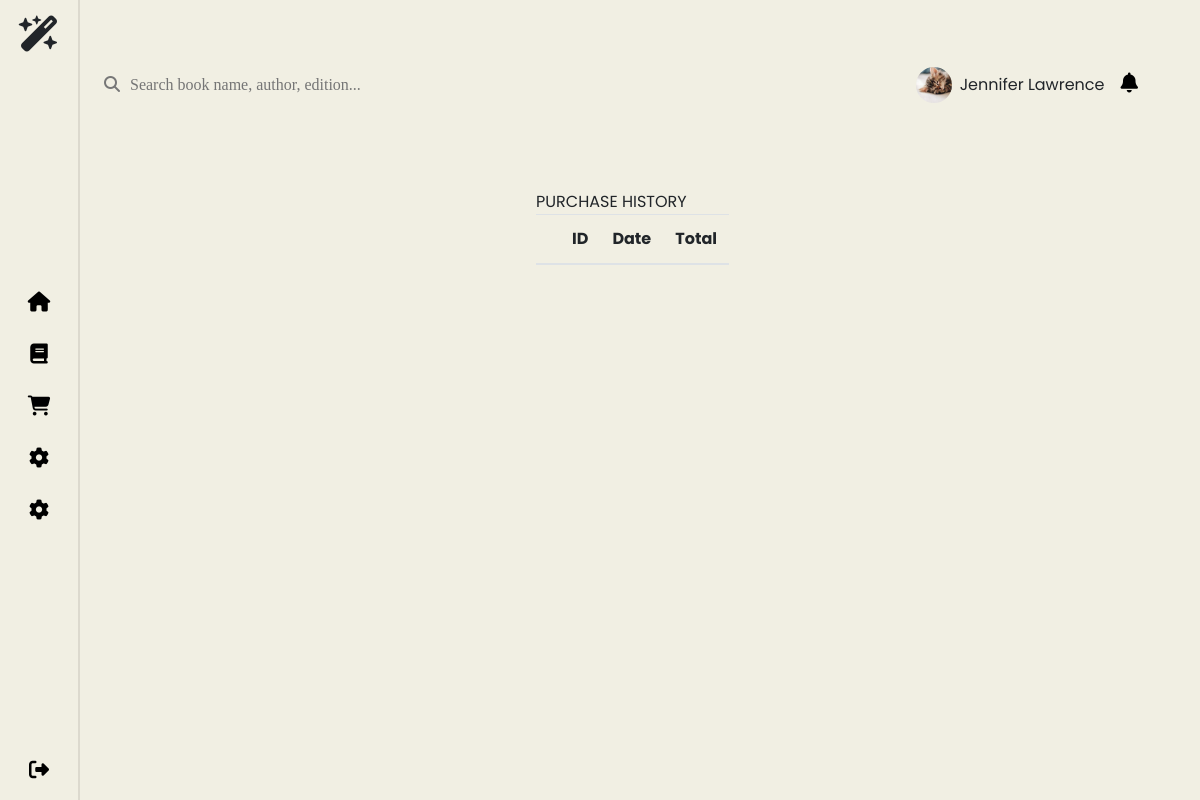
Page /purchase-history/ (signed in) on the earlier database version.
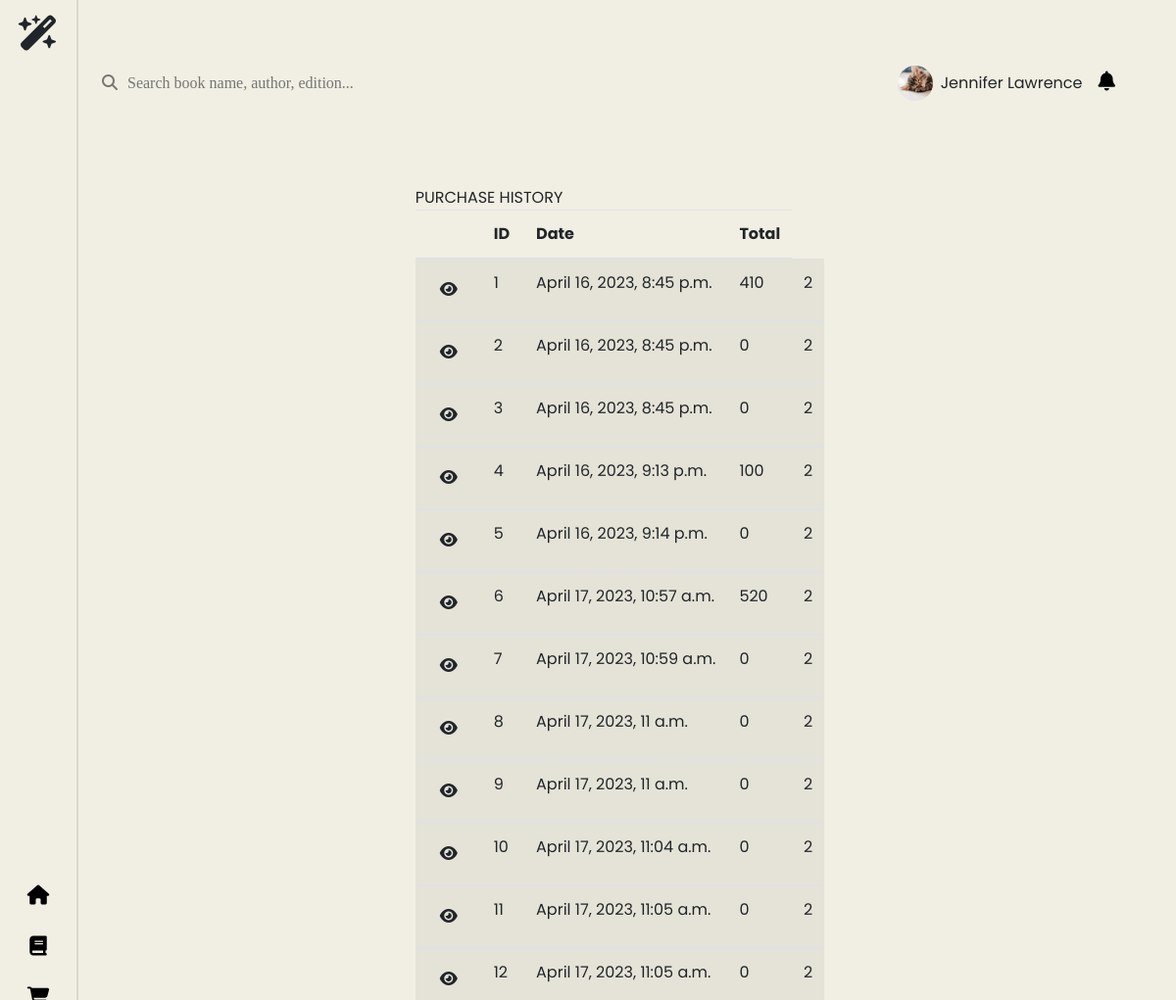
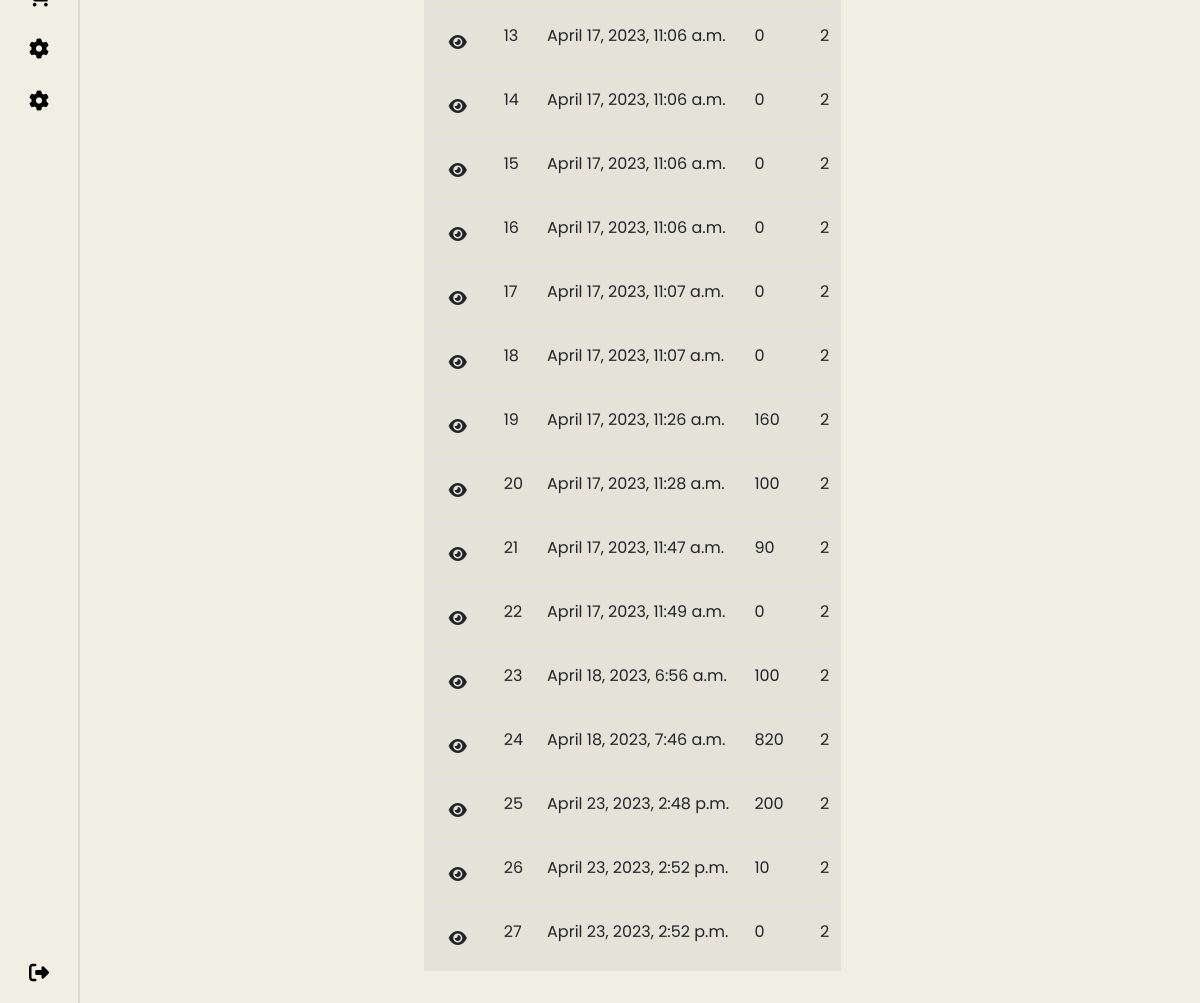
Same page on the later database version (2 pictures, top to bottom).
### bookstore/models.py (models this page shows, shortened)
class Order(models.Model):
    user = models.ForeignKey('User', on_delete=models.CASCADE)
    email = models.EmailField(max_length=1000)
    detail = models.ManyToManyField(Book, through='OrderDetail')
    total_price = models.IntegerField(default=100)
    created_at = models.DateTimeField(auto_now_add=True)

### bookstore/views.py (the view)
# urls.py: path('purchase-history/', getAllOdersByUser, name='purchase-history'),
def getAllOdersByUser(request,):
    listorder = []
    userid = request.session.get('userid')
    orders = Order.objects.filter(user=userid)
    for order in orders:
        listorder.append({
            'order':order,
            'listdetail':OrderDetail.objects.filter(order=order)
        })
    context = {'listorder': listorder}
    return render(request, "purchase_history.html", context)

### bookstore/models.py (called while the page is built)
    def __str__(self):
        return self.title

### templates/purchase_history.html (shortened to what this page needs)
{% extends 'base.html' %} {% block content %} {% load static %}
<!DOCTYPE html>
<html>
	<head>
		<link
			rel="stylesheet"
			href="https://stackpath.bootstrapcdn.com/bootstrap/4.4.1/css/bootstrap.min.css"
 />
		<link rel="stylesheet" type="text/css" href="{% static 'css/purchase_history.css' %}" />
	</head>
	<body>
        <div class="container">
	<div class="col-md-12">
    	<div class="panel panel-default">
				<div class="panel-heading">
					PURCHASE HISTORY
				</div>
        <div class="panel-body">
            <table class="table table-condensed table-striped">
    <thead>
        <tr>
		    <th></th>
            <th>ID</th>
            <th>Date</th>
            <th>Total</th>
        </tr>
    </thead>
    <tbody>
        {% for orders in listorder %}
        <tr data-toggle="collapse" data-target="#demo{{orders.order.id}}" class="accordion-toggle">
           <td><button class="btn btn-default btn-xs"><span class="fas fa-eye"></span></button></td>
        <td class="orderid">{{orders.order.id}}</td>
        <td>{{ orders.order.created_at }}</td>
        <td>{{ orders.order.total_price }}</td>
        <td>2</td>
    </tr>
        <tr>
            <td colspan="12" class="hiddenRow">
          </td>
        </tr>
      {% endfor %}
    </tbody>
</table>
          </div>
      </div>
	</div>
	</body>
</html>
{% endblock content %}

Differences in the rows shown:
now on this page (row edited): Order: order.id "1", order.created_at "April 16, 2023, 8:45 p.m.", order.total_price "410"
now on this page (row edited): Order: order.id "2", order.created_at "April 16, 2023, 8:45 p.m.", order.total_price "0"
now on this page (row edited): Order: order.id "3", order.created_at "April 16, 2023, 8:45 p.m.", order.total_price "0"
now on this page (row edited): Order: order.id "4", order.created_at "April 16, 2023, 9:13 p.m.", order.total_price "100"
now on this page (row edited): Order: order.id "5", order.created_at "April 16, 2023, 9:14 p.m.", order.total_price "0"
now on this page (row edited): Order: order.id "6", order.created_at "April 17, 2023, 10:57 a.m.", order.total_price "520"
now on this page (row edited): Order: order.id "7", order.created_at "April 17, 2023, 10:59 a.m.", order.total_price "0"
now on this page (row edited): Order: order.id "8", order.created_at "April 17, 2023, 11 a.m.", order.total_price "0"
now on this page (row edited): Order: order.id "9", order.created_at "April 17, 2023, 11 a.m.", order.total_price "0"
now on this page (row edited): Order: order.id "10", order.created_at "April 17, 2023, 11:04 a.m.", order.total_price "0"
now on this page (row edited): Order: order.id "11", order.created_at "April 17, 2023, 11:05 a.m.", order.total_price "0"
now on this page (row edited): Order: order.id "12", order.created_at "April 17, 2023, 11:05 a.m.", order.total_price "0"
now on this page (row edited): Order: order.id "13", order.created_at "April 17, 2023, 11:06 a.m.", order.total_price "0"
now on this page (row edited): Order: order.id "14", order.created_at "April 17, 2023, 11:06 a.m.", order.total_price "0"
now on this page (row edited): Order: order.id "15", order.created_at "April 17, 2023, 11:06 a.m.", order.total_price "0"
now on this page (row edited): Order: order.id "16", order.created_at "April 17, 2023, 11:06 a.m.", order.total_price "0"
now on this page (row edited): Order: order.id "17", order.created_at "April 17, 2023, 11:07 a.m.", order.total_price "0"
now on this page (row edited): Order: order.id "18", order.created_at "April 17, 2023, 11:07 a.m.", order.total_price "0"
now on this page (row edited): Order: order.id "19", order.created_at "April 17, 2023, 11:26 a.m.", order.total_price "160"
now on this page (row edited): Order: order.id "20", order.created_at "April 17, 2023, 11:28 a.m.", order.total_price "100"
now on this page (row edited): Order: order.id "21", order.created_at "April 17, 2023, 11:47 a.m.", order.total_price "90"
now on this page (row edited): Order: order.id "22", order.created_at "April 17, 2023, 11:49 a.m.", order.total_price "0"
now on this page (row edited): Order: order.id "23", order.created_at "April 18, 2023, 6:56 a.m.", order.total_price "100"
now on this page (row edited): Order: order.id "24", order.created_at "April 18, 2023, 7:46 a.m.", order.total_price "820"
added Order: order.id "25", order.created_at "April 23, 2023, 2:48 p.m.", order.total_price "200"
added Order: order.id "26", order.created_at "April 23, 2023, 2:52 p.m.", order.total_price "10"
added Order: order.id "27", order.created_at "April 23, 2023, 2:52 p.m.", order.total_price "0"
